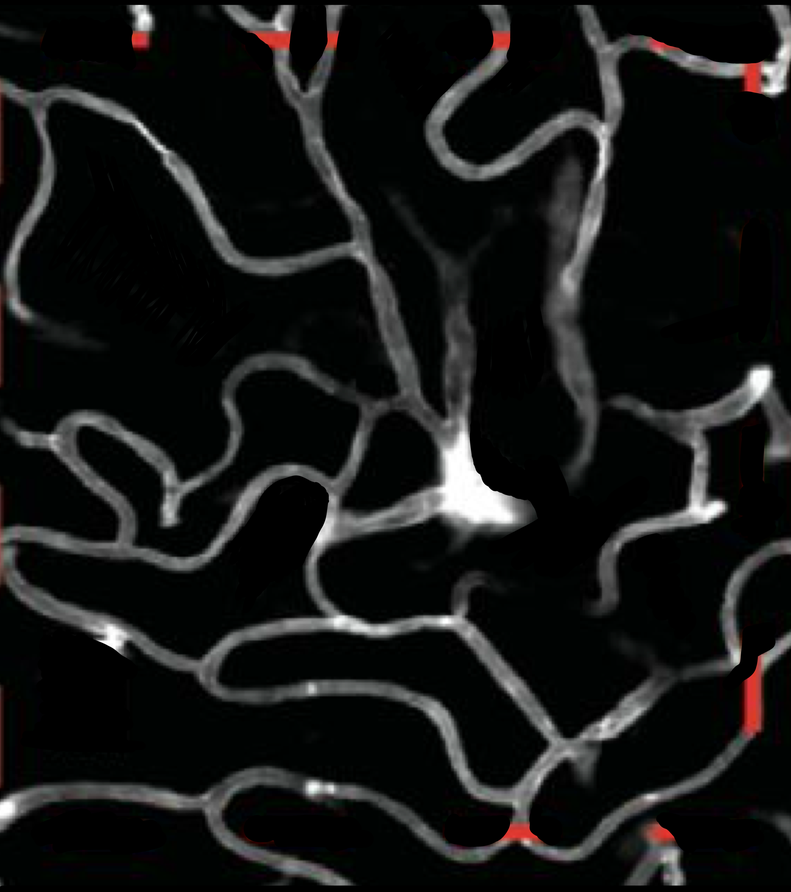
#> input picture microvascularpython/intermediate_layer.png, 791 x 892 px, shrunk from 2219 x 2500 before the run
$ python blackandwhite.py
#> lines starting #> are read from the running program, lines starting #| are printed output that depends on the picture; after the words box and inside, x2 and y2 are one past the last pixel; in counts of white or black regions, pixels touching at a corner belong together
import cv2

file = input("File path and name: ")
#> the answer given: intermediate_layer.png

def main():
    image_color = cv2.imread(file, cv2.IMREAD_GRAYSCALE)
#> image_color: shape (892, 791); min 0, max 255, mean 21.6
    thres = 128
    img_bw = cv2.threshold(image_color, thres, 255, cv2.THRESH_BINARY)[1]
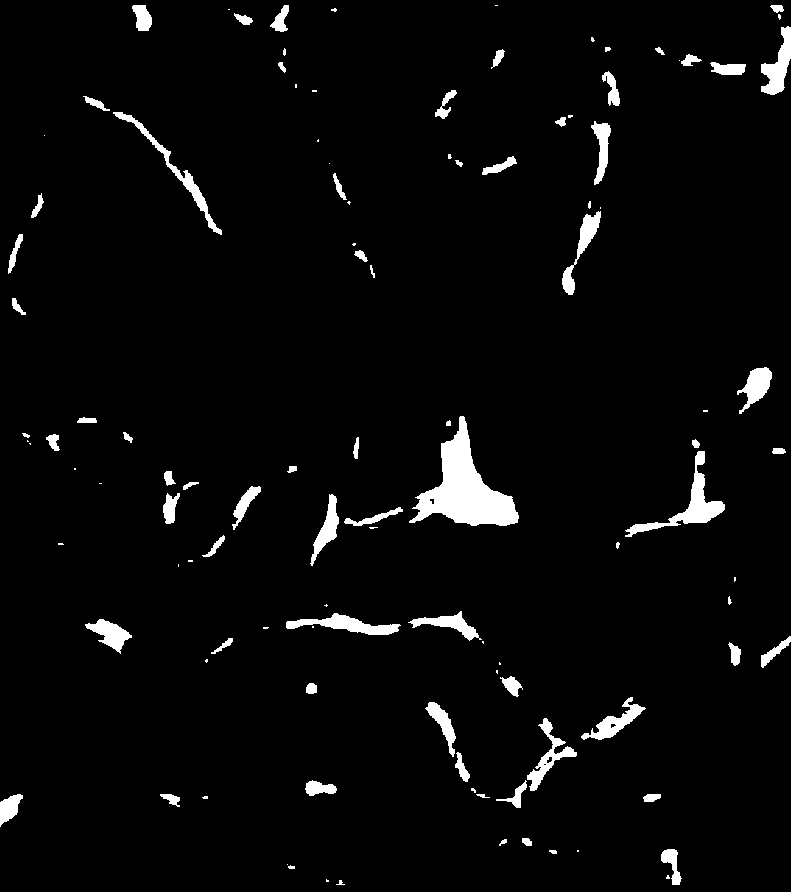
#> img_bw: shape (892, 791); 3.5% white; 112 white regions (40 under 20 px), largest, box (x1, y1, x2, y2) and area: (409, 416, 519, 526) 4950, (625, 451, 725, 537) 1624, (286, 613, 401, 635) 1083
    cv2.imwrite("bwgoose.png", img_bw)

convert = input("Convert to black and white? ")

if convert == "yes" or "Yes":
    main()

$ run again, on microvascularpython/z.png
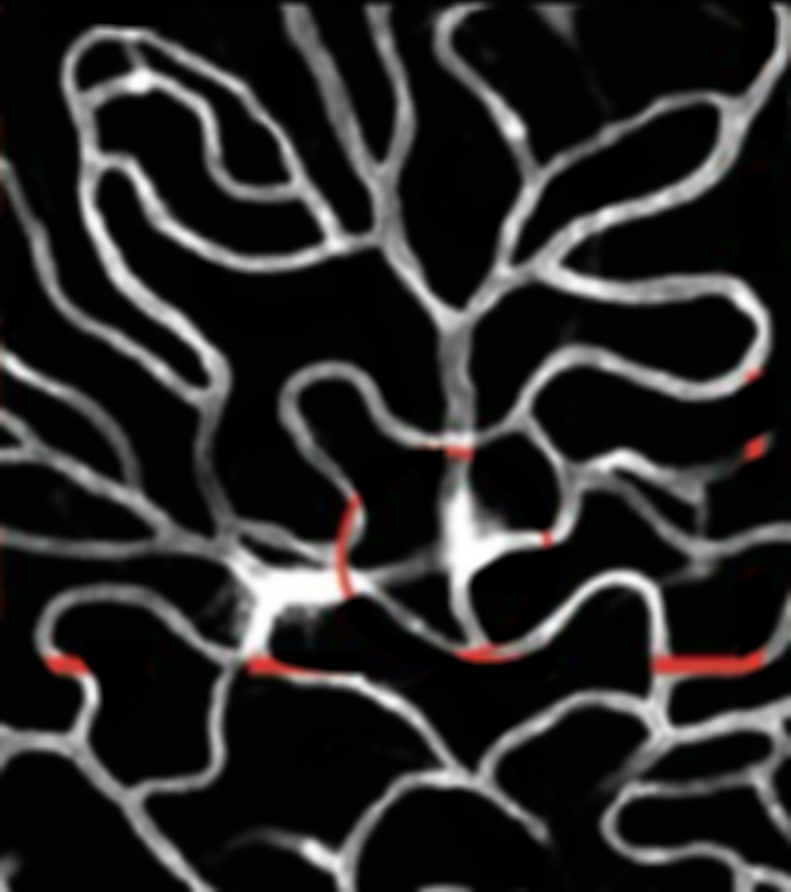
#> input picture microvascularpython/z.png, 791 x 892 px, shrunk from 2219 x 2500 before the run
#> in main, `img_bw = cv2.threshold(image_color, thres, 255, cv2.THRESH_BINARY)[1]`:
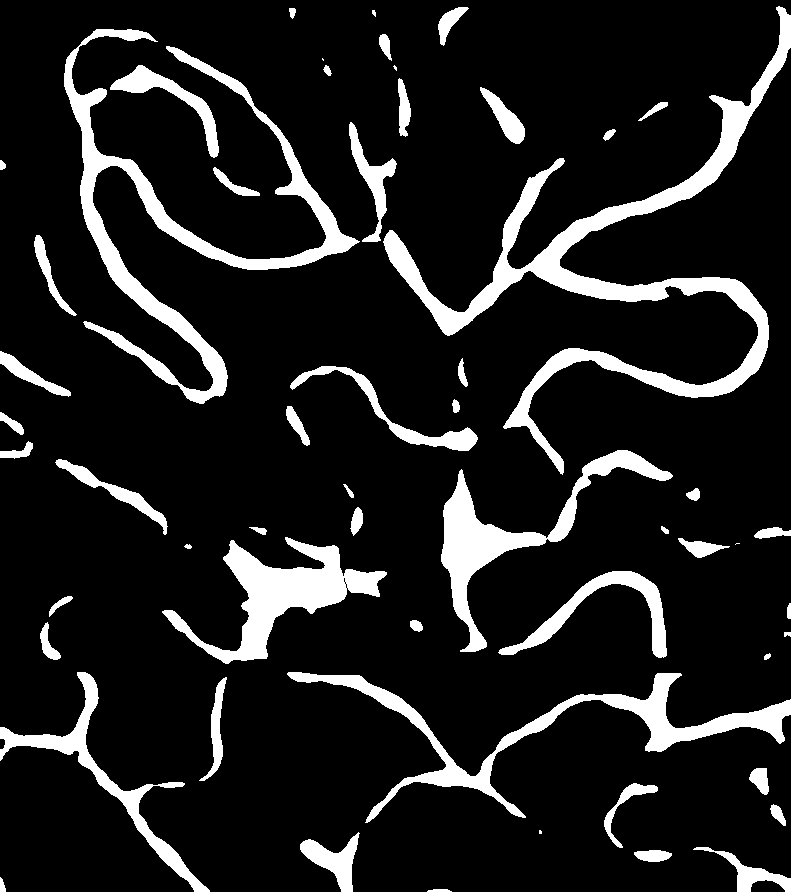
#> img_bw: shape (892, 791); 12.5% white; 56 white regions (4 under 20 px), largest, box (x1, y1, x2, y2) and area: (383, 6, 791, 475) 20335, (64, 29, 360, 404) 14757, (287, 672, 791, 823) 9559
